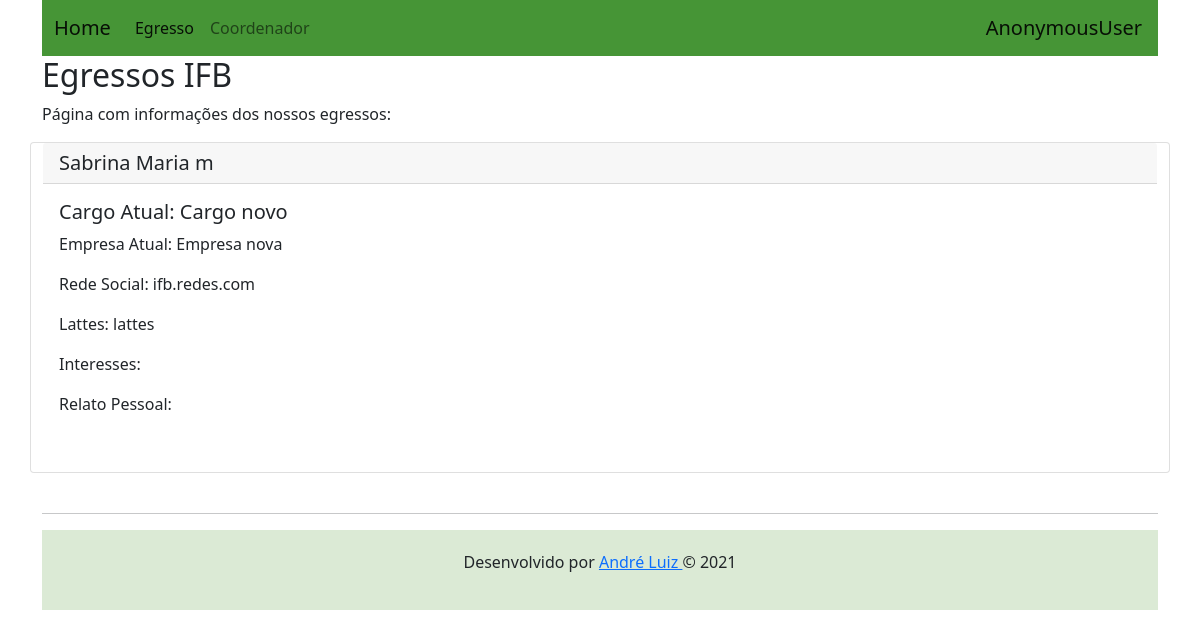
The app's page /egressos/1, older data.
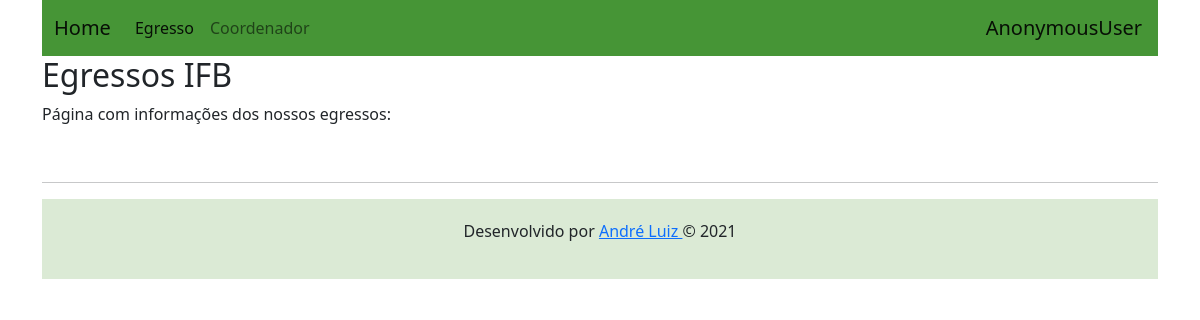
The same page, newer data.
### perfis/models.py (models this page shows, shortened)
class Alunos(models.Model):
    TrabalhaArea_CHOICES = (
        ('Sim', 'Sim'),
        ('Nao', 'Não'),
        ('EmParte', 'Em parte'),
    )
    CursoExtra_CHOICES = (
        ('Sim', 'Sim'),
        ('Nao', 'Não'),
    )
    nome = models.CharField(max_length=150)
    email = models.CharField(max_length=100)
    curso = models.CharField(max_length=100)
    foto = models.CharField(max_length=150)
    cargo_atual = models.CharField(max_length=50)
    empresa_atual = models.CharField(max_length=50)
    trabalha_area = models.CharField(max_length=8, choices=TrabalhaArea_CHOICES)
    ifb_ajudou = models.CharField(max_length=8, choices=TrabalhaArea_CHOICES)
    grade_ifb = models.CharField(max_length=10)
    curso_extra = models.CharField(max_length=10, choices=CursoExtra_CHOICES)
    qual_curso_extra = models.CharField(max_length=30)
    opiniao_curso_ifb = models.CharField(max_length=100)
    pode_melhorar = models.CharField(max_length=100)
    rede_social = models.CharField(max_length=100)
    lattes = models.CharField(max_length=100)
    validado = models.CharField(max_length=5)
    contatos = models.ManyToManyField('self')
    usuario = models.OneToOneField(User, on_delete=models.CASCADE, related_name="alunos")
    @property
    def email(self):
        return self.usuario.email

### perfis/views.py (the view)
# urls.py: path('egressos/<str:egresso_id>', views.listaregressoview, name='exibir_egresso'),
def listaregressoview(request, egresso_id):
    egressos1 = Alunos.objects.filter(turmaa__id=egresso_id)
    return render(request, 'pegresso.html', { "egressos1" : egressos1})

### perfis/templates/pegresso.html
{% extends "base.html" %}
{% block body %}
<h2>Egressos IFB</h2>
<br>
<p>
    Página com informações dos nossos egressos:
</p>
{% for egresso in egressos1 %}
    <div class="card">
        <h5 class="card-header">{{egresso.nome}}</h5>
        <div class="card-body">
            <h5 class="card-title">Cargo Atual: {{egresso.cargo_atual}}</h5>
            <p class="card-text">Empresa Atual: {{egresso.empresa_atual}}</p>
            <p class="card-text">Rede Social: {{egresso.rede_social}}</p>
            <p class="card-text">Lattes: {{egresso.lattes}}</p>
            <p class="card-text">Interesses: {{egresso.interesses}}</p>
            <p class="card-text">Relato Pessoal: {{egresso.relato_pessoal}}</p>
            <br>
        </div>
    </div>
{% endfor %}
{% endblock %}

Row changes from the older to the newer data that the page shows:
no longer on this page (row edited): Alunos: nome "Sabrina Maria m", cargo_atual "Cargo novo", empresa_atual "Empresa nova", rede_social "ifb.redes.com", lattes "lattes"
